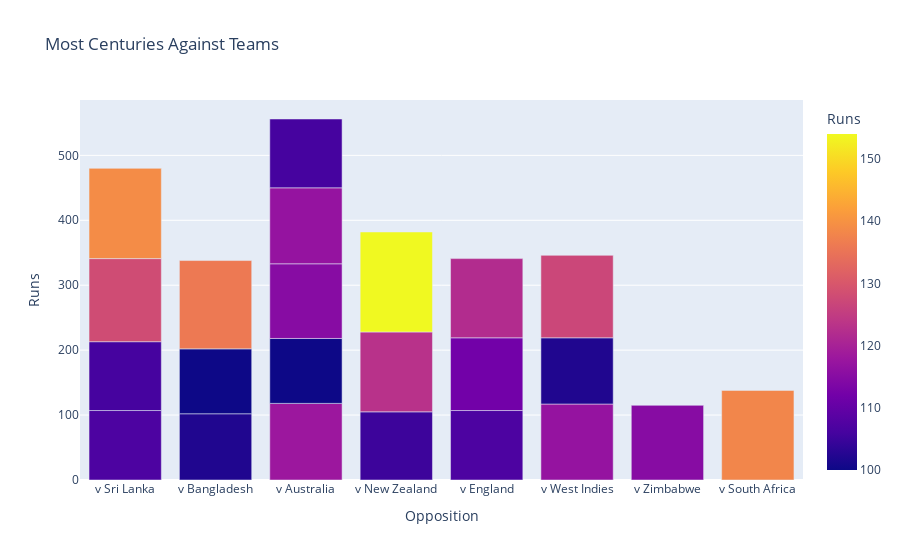

Write notebook code for a chart like this one.
### Markdown cell above
### According to the above figure, Virat Kohli likes batting against Sri Lanka, Australia, New Zealand, West Indies, and England. But he scored most of his runs while batting against Sri Lanka. Now let’s have a look at against which team Virat Kohli scored most of his centuries:

### Code cell
figure = px.bar(centuries, x=centuries["Opposition"], y = centuries["Runs"], 
                color = centuries["Runs"],
                title="Most Centuries Against Teams")
figure.show()

### Figure 1 — Plotly figure (JSON) as saved in the notebook; plotly's stock layout.template omitted (floating-point values rounded to 4 significant figures)
{"data": [{"alignmentgroup": "True", "hovertemplate": "Opposition=%{x}<br>Runs=%{marker.color}<extra></extra>", "legendgroup": "", "marker": {"color": [107, 102, 118, 105, 100, 107, 112, 117, 106, 128, 102, 115, 100, 115, 123, 136, 127, 139, 138, 117, 106, 154, 122], "coloraxis": "coloraxis", "pattern": {"shape": ""}}, "name": "", "offsetgroup": "", "orientation": "v", "showlegend": false, "textposition": "auto", "type": "bar", "x": ["v Sri Lanka", "v Bangladesh", "v Australia", "v New Zealand", "v Bangladesh", "v England", "v England", "v West Indies", "v Sri Lanka", "v Sri Lanka", "v West Indies", "v Zimbabwe", "v Australia", "v Australia", "v New Zealand", "v Bangladesh", "v West Indies", "v Sri Lanka", "v South Africa", "v Australia", "v Australia", "v New Zealand", "v England"], "xaxis": "x", "y": [107, 102, 118, 105, 100, 107, 112, 117, 106, 128, 102, 115, 100, 115, 123, 136, 127, 139, 138, 117, 106, 154, 122], "yaxis": "y"}], "layout": {"barmode": "relative", "coloraxis": {"colorbar": {"title": {"text": "Runs"}}, "colorscale": [[0, "#0d0887"], [0.1111, "#46039f"], [0.2222, "#7201a8"], [0.3333, "#9c179e"], [0.4444, "#bd3786"], [0.5556, "#d8576b"], [0.6667, "#ed7953"], [0.7778, "#fb9f3a"], [0.8889, "#fdca26"], [1, "#f0f921"]]}, "legend": {"tracegroupgap": 0}, "title": {"text": "Most Centuries Against Teams"}, "xaxis": {"anchor": "y", "domain": [0, 1], "title": {"text": "Opposition"}}, "yaxis": {"anchor": "x", "domain": [0, 1], "title": {"text": "Runs"}}}}
